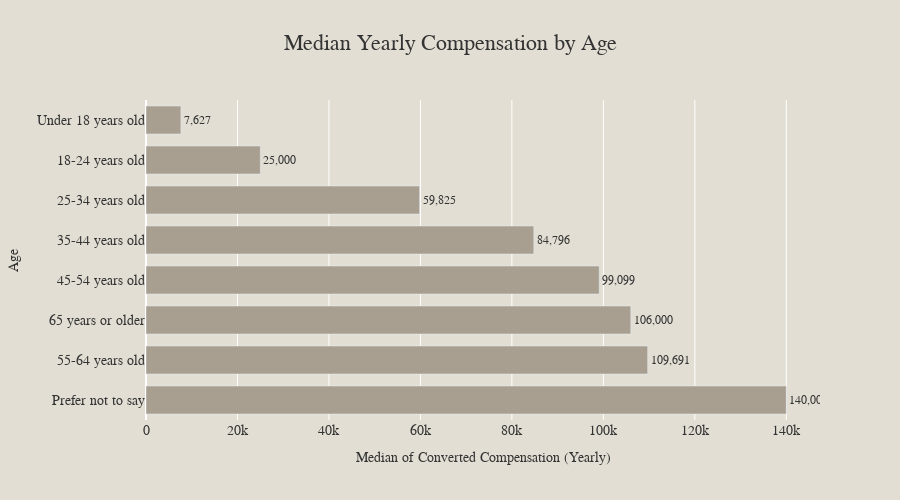

Notebook code cell kept with this figure:
### Code cell
# Median Yearly Compensation by Age (Global)

import plotly.express as px

# Remove rows with missing compensation or age
df_median = df.dropna(subset=['ConvertedCompYearly', 'Age'])

# Group by 'EdLevel' and calculate the median compensation
median_comp = (
    df_median.groupby('Age')['ConvertedCompYearly']
    .median()
    .reset_index()
    .rename(columns={'ConvertedCompYearly': 'MedianComp'})
    .sort_values('MedianComp', ascending=False)
)

custom_bar_color = '#A89F91'
background_color = '#E2DED3'
font_color = '#333333'

# Create the interactive bar chart
fig = px.bar(
    median_comp,
    x='MedianComp',
    y='Age',
    orientation='h',
    color_discrete_sequence=[custom_bar_color],
    title='Median Yearly Compensation by Age',
    labels={
        'MedianComp': 'Median of Converted Compensation (Yearly)',
        'Age': 'Age'
    },
    text='MedianComp'
)

# Update layout for aesthetics and theme matching
fig.update_traces(
    texttemplate='%{text:,.0f}',
    textposition='outside',
    textfont=dict(size=12, color=font_color)
)
fig.update_layout(
    yaxis=dict(automargin=True, tickfont=dict(size=14, color=font_color)),
    xaxis=dict(tickfont=dict(size=14, color=font_color), title='Median of Converted Compensation (Yearly)'),
    title=dict(x=0.5, font=dict(size=22, color=font_color)),
    plot_bgcolor=background_color,
    paper_bgcolor=background_color,
    bargap=0.3,
    coloraxis_showscale=False,
    height=500,
    font=dict(family='Arial, sans-serif', color=font_color)
)

fig.show()
html_str = fig.to_html(full_html=False, include_plotlyjs='cdn')

# Save the snippet to a file
with open("median_salary_by_age_snippet.html", "w") as f:
    f.write(html_str)

### Figure 1 — Plotly figure (JSON) as saved in the notebook; plotly's stock layout.template omitted (floating-point values rounded to 4 significant figures)
{"data": [{"hovertemplate": "Median of Converted Compensation (Yearly)=%{text}<br>Age=%{y}<extra></extra>", "legendgroup": "", "marker": {"color": "#A89F91", "pattern": {"shape": ""}}, "name": "", "orientation": "h", "showlegend": false, "text": [140000.0, 109700.0, 106000.0, 99100.0, 84800.0, 59820.0, 25000.0, 7626.0], "textfont": {"color": "#333333", "size": 12}, "textposition": "outside", "texttemplate": "%{text:,.0f}", "type": "bar", "x": [140000.0, 109700.0, 106000.0, 99100.0, 84800.0, 59820.0, 25000.0, 7626.0], "xaxis": "x", "y": ["Prefer not to say", "55-64 years old", "65 years or older", "45-54 years old", "35-44 years old", "25-34 years old", "18-24 years old", "Under 18 years old"], "yaxis": "y"}], "layout": {"bargap": 0.3, "barmode": "relative", "coloraxis": {"showscale": false}, "font": {"color": "#333333", "family": "Arial, sans-serif"}, "height": 500, "legend": {"tracegroupgap": 0}, "paper_bgcolor": "#E2DED3", "plot_bgcolor": "#E2DED3", "title": {"font": {"color": "#333333", "size": 22}, "text": "Median Yearly Compensation by Age", "x": 0.5}, "xaxis": {"anchor": "y", "domain": [0, 1], "tickfont": {"color": "#333333", "size": 14}, "title": {"text": "Median of Converted Compensation (Yearly)"}}, "yaxis": {"anchor": "x", "automargin": true, "domain": [0, 1], "tickfont": {"color": "#333333", "size": 14}, "title": {"text": "Age"}}}}
